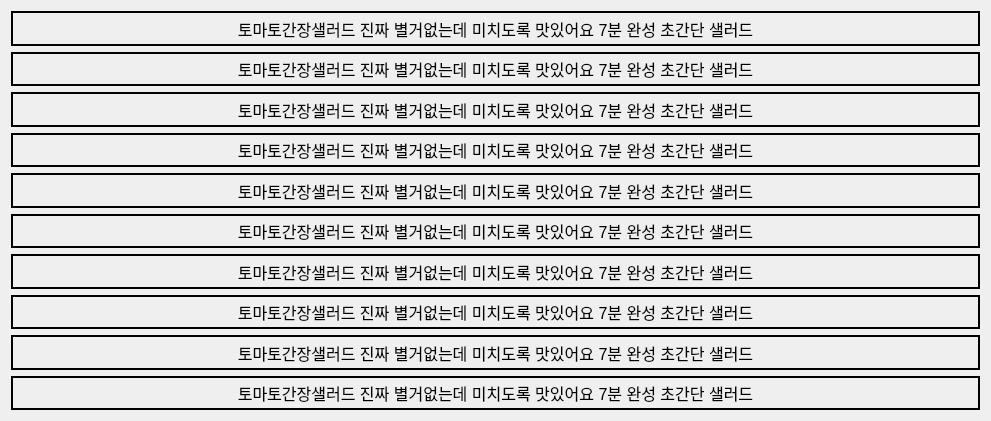
  <widget class="QWidget" name="order_text" native="true">
   <property name="geometry">
    <rect>
     <x>80</x>
     <y>300</y>
     <width>991</width>
     <height>421</height>
    </rect>
   </property>
   <layout class="QVBoxLayout" name="verticalLayout">
    <item>
     <widget class="QLabel" name="text_1">
      <property name="font">
       <font>
        <pointsize>12</pointsize>
       </font>
      </property>
      <property name="styleSheet">
       <string notr="true">border: 2px solid black;</string>
      </property>
      <property name="text">
       <string>토마토간장샐러드 진짜 별거없는데 미치도록 맛있어요 7분 완성 초간단 샐러드</string>
      </property>
      <property name="alignment">
       <set>Qt::AlignCenter</set>
      </property>
     </widget>
    </item>
    <item>
     <widget class="QLabel" name="text_2">
      <property name="font">
       <font>
        <pointsize>12</pointsize>
       </font>
      </property>
      <property name="styleSheet">
       <string notr="true">border: 2px solid black;</string>
      </property>
      <property name="text">
       <string>토마토간장샐러드 진짜 별거없는데 미치도록 맛있어요 7분 완성 초간단 샐러드</string>
      </property>
      <property name="alignment">
       <set>Qt::AlignCenter</set>
      </property>
     </widget>
    </item>
    <item>
     <widget class="QLabel" name="text_3">
      <property name="font">
       <font>
        <pointsize>12</pointsize>
       </font>
      </property>
      <property name="styleSheet">
       <string notr="true">border: 2px solid black;</string>
      </property>
      <property name="text">
       <string>토마토간장샐러드 진짜 별거없는데 미치도록 맛있어요 7분 완성 초간단 샐러드</string>
      </property>
      <property name="alignment">
       <set>Qt::AlignCenter</set>
      </property>
     </widget>
    </item>
    <item>
     <widget class="QLabel" name="text_4">
      <property name="font">
       <font>
        <pointsize>12</pointsize>
       </font>
      </property>
      <property name="styleSheet">
       <string notr="true">border: 2px solid black;</string>
      </property>
      <property name="text">
       <string>토마토간장샐러드 진짜 별거없는데 미치도록 맛있어요 7분 완성 초간단 샐러드</string>
      </property>
      <property name="alignment">
       <set>Qt::AlignCenter</set>
      </property>
     </widget>
    </item>
    <item>
     <widget class="QLabel" name="text_5">
      <property name="font">
       <font>
        <pointsize>12</pointsize>
       </font>
      </property>
      <property name="styleSheet">
       <string notr="true">border: 2px solid black;</string>
      </property>
      <property name="text">
       <string>토마토간장샐러드 진짜 별거없는데 미치도록 맛있어요 7분 완성 초간단 샐러드</string>
      </property>
      <property name="alignment">
       <set>Qt::AlignCenter</set>
      </property>
     </widget>
    </item>
    <item>
     <widget class="QLabel" name="text_6">
      <property name="font">
       <font>
        <pointsize>12</pointsize>
       </font>
      </property>
      <property name="styleSheet">
       <string notr="true">border: 2px solid black;</string>
      </property>
      <property name="text">
       <string>토마토간장샐러드 진짜 별거없는데 미치도록 맛있어요 7분 완성 초간단 샐러드</string>
      </property>
      <property name="alignment">
       <set>Qt::AlignCenter</set>
      </property>
     </widget>
    </item>
    <item>
     <widget class="QLabel" name="text_7">
      <property name="font">
       <font>
        <pointsize>12</pointsize>
       </font>
      </property>
      <property name="styleSheet">
       <string notr="true">border: 2px solid black;</string>
      </property>
      <property name="text">
       <string>토마토간장샐러드 진짜 별거없는데 미치도록 맛있어요 7분 완성 초간단 샐러드</string>
      </property>
      <property name="alignment">
       <set>Qt::AlignCenter</set>
      </property>
     </widget>
    </item>
    <item>
     <widget class="QLabel" name="text_8">
      <property name="font">
       <font>
        <pointsize>12</pointsize>
       </font>
      </property>
      <property name="styleSheet">
       <string notr="true">border: 2px solid black;</string>
      </property>
      <property name="text">
       <string>토마토간장샐러드 진짜 별거없는데 미치도록 맛있어요 7분 완성 초간단 샐러드</string>
      </property>
      <property name="alignment">
       <set>Qt::AlignCenter</set>
      </property>
     </widget>
    </item>
    <item>
     <widget class="QLabel" name="text_9">
      <property name="font">
       <font>
        <pointsize>12</pointsize>
       </font>
      </property>
      <property name="styleSheet">
       <string notr="true">border: 2px solid black;</string>
      </property>
      <property name="text">
       <string>토마토간장샐러드 진짜 별거없는데 미치도록 맛있어요 7분 완성 초간단 샐러드</string>
      </property>
      <property name="alignment">
       <set>Qt::AlignCenter</set>
      </property>
     </widget>
    </item>
    <item>
     <widget class="QLabel" name="text_10">
      <property name="font">
       <font>
        <pointsize>12</pointsize>
       </font>
      </property>
      <property name="styleSheet">
       <string notr="true">border: 2px solid black;</string>
      </property>
      <property name="text">
       <string>토마토간장샐러드 진짜 별거없는데 미치도록 맛있어요 7분 완성 초간단 샐러드</string>
      </property>
      <property name="alignment">
       <set>Qt::AlignCenter</set>
      </property>
     </widget>
    </item>
   </layout>
  </widget>
